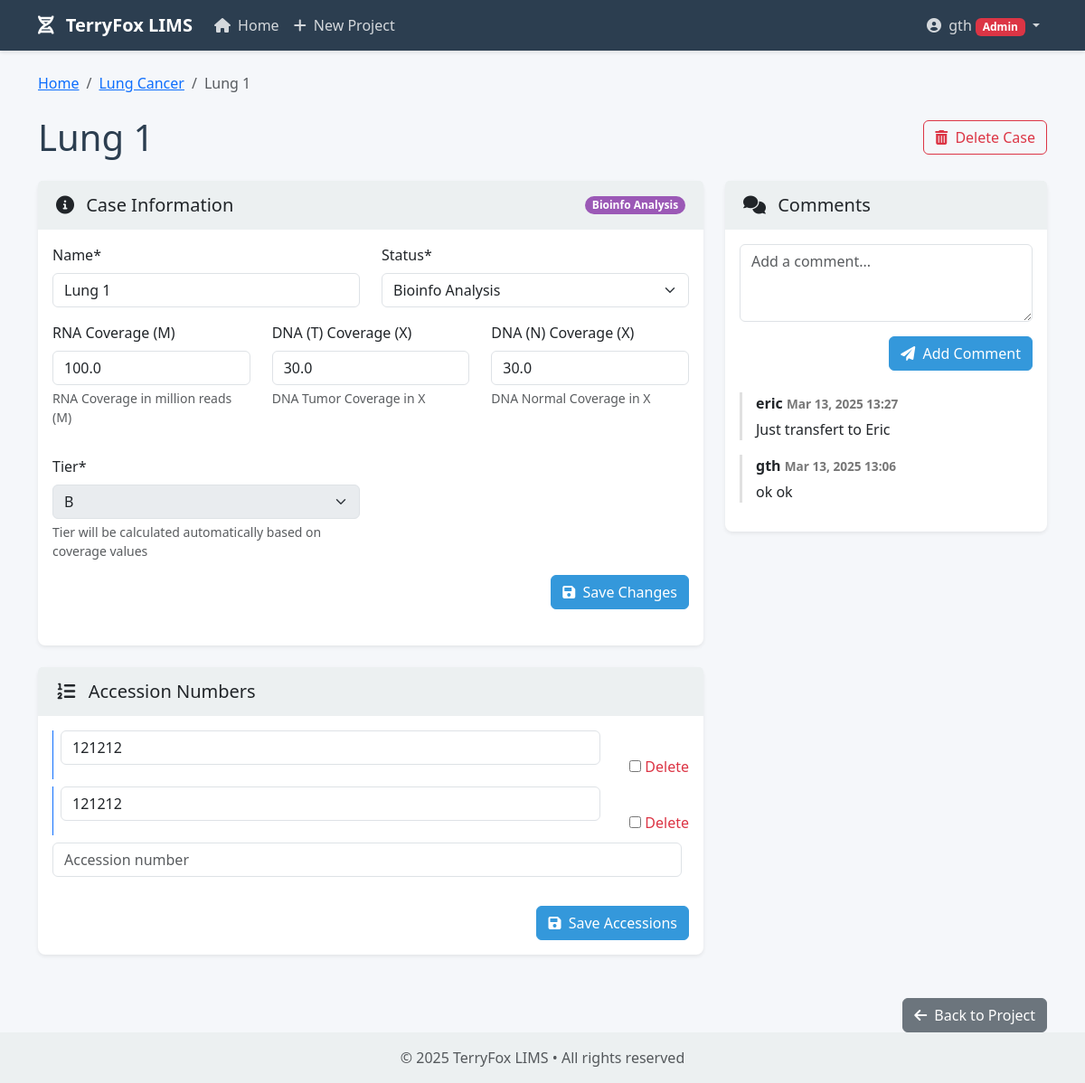
The app's page /cases/3/ (signed in) with its own data.
### core/models.py (models this page shows, shortened)
class Project(models.Model):
    name = models.CharField(max_length=255)
    description = models.TextField(blank=True)
    created_at = models.DateTimeField(auto_now_add=True)
    updated_at = models.DateTimeField(auto_now=True)
    created_by = models.ForeignKey(User, on_delete=models.CASCADE, related_name='created_projects')

class Case(models.Model):
    STATUS_SEQUENCED = 'sequenced'
    STATUS_TRANSFERRED = 'transferred_to_nfl'
    STATUS_BIOINFO = 'bioinfo_analysis'
    STATUS_COMPLETED = 'completed'
    STATUS_CHOICES = [
        (STATUS_SEQUENCED, _('Sequenced')),
        (STATUS_TRANSFERRED, _('Transferred to NFL')),
        (STATUS_BIOINFO, _('Bioinfo Analysis')),
        (STATUS_COMPLETED, _('Completed')),
    ]
    TIER_A = 'A'
    TIER_B = 'B'
    TIER_FA = 'FAIL'
    TIER_CHOICES = [
        (TIER_A, _('A')),
        (TIER_B, _('B')),
        (TIER_FA, _('FAIL')),
    ]
    project = models.ForeignKey(Project, on_delete=models.CASCADE, related_name='cases')
    name = models.CharField(max_length=255)
    status = models.CharField(max_length=50, choices=STATUS_CHOICES, default=STATUS_SEQUENCED)
    rna_coverage = models.FloatField(null=True, blank=True, verbose_name=_('RNA Coverage (M)'))
    dna_t_coverage = models.FloatField(null=True, blank=True, verbose_name=_('DNA (T) Coverage (X)'))
    dna_n_coverage = models.FloatField(null=True, blank=True, verbose_name=_('DNA (N) Coverage (X)'))
    tier = models.CharField(max_length=4, choices=TIER_CHOICES, default=TIER_A)
    created_at = models.DateTimeField(auto_now_add=True)
    updated_at = models.DateTimeField(auto_now=True)

class Comment(models.Model):
    case = models.ForeignKey(Case, on_delete=models.CASCADE, related_name='comments')
    text = models.TextField()
    user = models.ForeignKey(User, on_delete=models.CASCADE)
    created_at = models.DateTimeField(auto_now_add=True)

### core/views.py (the view, shortened to what this page needs)
# urls.py: path('cases/<int:case_id>/', views.case_detail, name='case_detail'),
@login_required
def case_detail(request, case_id):
    case = get_object_or_404(Case, id=case_id)
    comments = case.comments.all().order_by('-created_at')
    accessions = case.accessions.all()
    can_edit = request.user.groups.filter(name='Bioinformatician').exists() or request.user.is_superuser
    comment_form = None
    case_form = None
    accession_formset = None
    if can_edit:
        if comment_form is None:
            comment_form = CommentForm()
        if case_form is None:
            case_form = CaseForm(instance=case)
        if accession_formset is None:
            accession_formset = AccessionFormSet(instance=case)
    return render(request, 'core/case_detail.html', {
        'case': case,
        'project': case.project,
        'comments': comments,
        'accessions': accessions,
        'can_edit': can_edit,
        'comment_form': comment_form,
        'case_form': case_form,
        'accession_formset': accession_formset,
    })

### core/forms.py
class CommentForm(forms.ModelForm):
    class Meta:
        model = Comment
        fields = ['text']
        widgets = {
            'text': forms.Textarea(attrs={'class': 'form-control', 'rows': 3, 'placeholder': _('Add a comment...')}),
        }
        labels = {
            'text': '',
        }

### templates/core/case_detail.html (shortened to what this page needs)
{% extends 'base.html' %}
{% load crispy_forms_tags %}
{% block content %}
<nav aria-label="breadcrumb" class="mb-4">
    <ol class="breadcrumb">
        <li class="breadcrumb-item"><a href="{% url 'home' %}">Home</a></li>
        <li class="breadcrumb-item"><a href="{% url 'project_detail' project_id=project.id %}">{{ project.name }}</a></li>
        <li class="breadcrumb-item active">{{ case.name }}</li>
    </ol>
</nav>
<div class="d-flex justify-content-between align-items-center mb-4">
    <h1 class="mb-0">{{ case.name }}</h1>
    <div>
        {% if can_edit %}
        <a href="{% url 'case_delete' case_id=case.id %}" class="btn btn-outline-danger">
            <i class="fas fa-trash-alt me-1"></i> Delete Case
        </a>
        {% endif %}
    </div>
</div>
<div class="row">
    <div class="col-lg-8 mb-4">
        <div class="card shadow-sm mb-4">
            <div class="card-header">
                <div class="d-flex justify-content-between align-items-center">
                    <h5 class="mb-0"><i class="fas fa-info-circle me-2"></i> Case Information</h5>
                    <span class="badge badge-{{ case.status }} rounded-pill">{{ case.get_status_display }}</span>
                </div>
            </div>
            <div class="card-body">
                {% if can_edit %}
                <form method="post" class="mb-4">
                    <div class="row">
                        <div class="col-md-6">
                            {{ case_form.name|as_crispy_field }}
                        </div>
                        <div class="col-md-6">
                            {{ case_form.status|as_crispy_field }}
                        </div>
                    </div>
                    <div class="row mb-3">
                        <div class="col-md-4">
                            {{ case_form.rna_coverage|as_crispy_field }}
                        </div>
                        <div class="col-md-4">
                            {{ case_form.dna_t_coverage|as_crispy_field }}
                        </div>
                        <div class="col-md-4">
                            {{ case_form.dna_n_coverage|as_crispy_field }}
                        </div>
                    </div>
                    <div class="row">
                        <div class="col-md-6">
                            {{ case_form.tier|as_crispy_field }}
                        </div>
                    </div>
                    <div class="text-end">
                        <button type="submit" class="btn btn-primary">
                            <i class="fas fa-save me-1"></i> Save Changes
                        </button>
                    </div>
                </form>
                {% endif %}
            </div>
        </div>
        <div class="card shadow-sm mb-4">
            <div class="card-header">
                <h5 class="mb-0"><i class="fas fa-list-ol me-2"></i> Accession Numbers</h5>
            </div>
            <div class="card-body">
                {% if can_edit %}
                <form method="post">
                    <div id="accession-forms">
                        {% for form in accession_formset %}
                            <div class="accession-form mb-2 {% if form.instance.pk %}border-start border-primary ps-2{% endif %}">
                                <div class="d-flex">
                                    <div class="flex-grow-1">
                                        {{ form.accession_number|as_crispy_field }}
                                    </div>
                                    <div class="ms-2 d-flex align-items-end">
                                        {% if form.instance.pk %}
                                        <div class="form-check">
                                            {{ form.DELETE }}
                                            <label class="form-check-label text-danger" for="{{ form.DELETE.id_for_label }}">
                                                Delete
                                            </label>
                                        </div>
                                        {% endif %}
                                    </div>
                                </div>
                            </div>
                        {% endfor %}
                    </div>
                    <div class="text-end mt-3">
                        <button type="submit" class="btn btn-primary">
                            <i class="fas fa-save me-1"></i> Save Accessions
                        </button>
                    </div>
                </form>
                {% endif %}
            </div>
        </div>
    </div>
    <div class="col-lg-4 mb-4">
        <div class="card shadow-sm mb-4">
            <div class="card-header">
                <h5 class="mb-0"><i class="fas fa-comments me-2"></i> Comments</h5>
            </div>
            <div class="card-body">
                {% if can_edit %}
                <form method="post" class="mb-4">
                    {{ comment_form|crispy }}
                    <div class="text-end">
                        <button type="submit" class="btn btn-primary">
                            <i class="fas fa-paper-plane me-1"></i> Add Comment
                        </button>
                    </div>
                </form>
                {% endif %}
                <div class="comments-container">
                    {% if comments %}
                        {% for comment in comments %}
                        <div class="comment mb-3">
                            <div class="comment-header">
                                <span>{{ comment.user.get_full_name|default:comment.user.username }}</span>
                                <span class="comment-time">{{ comment.created_at|date:"M d, Y H:i" }}</span>
                            </div>
                            <div class="comment-body">
                                {{ comment.text|linebreaks }}
                            </div>
                        </div>
                        {% endfor %}
                    {% else %}
                        <p class="text-muted">No comments yet.</p>
                    {% endif %}
                </div>
            </div>
        </div>
    </div>
</div>
<div class="text-end">
    <a href="{% url 'project_detail' project_id=project.id %}" class="btn btn-secondary">
        <i class="fas fa-arrow-left me-1"></i> Back to Project
    </a>
</div>
{% endblock %}

### templates/base.html (shortened to what this page needs)
<!DOCTYPE html>
<html lang="en">
<head>
    <link href="https://cdn.jsdelivr.net/npm/bootstrap@5.3.0/dist/css/bootstrap.min.css" rel="stylesheet">
    <link rel="stylesheet" href="https://cdnjs.cloudflare.com/ajax/libs/font-awesome/6.0.0/css/all.min.css">
</head>
<body>
    <nav class="navbar navbar-expand-lg navbar-dark bg-dark mb-4">
        <div class="container">
            <a class="navbar-brand" href="{% url 'home' %}">
                <i class="fas fa-dna me-2"></i> TerryFox LIMS
            </a>
            <div class="collapse navbar-collapse" id="navbarNav">
                <ul class="navbar-nav me-auto">
                    <li class="nav-item">
                        <a class="nav-link" href="{% url 'home' %}">
                            <i class="fas fa-home me-1"></i> Home
                        </a>
                    </li>
                    {% if user.is_superuser or user.groups.all.0.name == 'Bioinformatician' %}
                    <li class="nav-item">
                        <a class="nav-link" href="{% url 'project_create' %}">
                            <i class="fas fa-plus me-1"></i> New Project
                        </a>
                    </li>
                    {% endif %}
                </ul>
                <ul class="navbar-nav">
                    {% if user.is_authenticated %}
                    <li class="nav-item dropdown">
                        <a class="nav-link dropdown-toggle" href="#" id="userDropdown" role="button" data-bs-toggle="dropdown">
                            <i class="fas fa-user-circle me-1"></i> {{ user.username }}
                            {% if user.is_superuser %}
                                <span class="badge bg-danger">Admin</span>
                            {% elif user.groups.all.0.name == 'PI' %}
                                <span class="badge bg-primary">PI (View Only)</span>
                            {% elif user.groups.all.0.name == 'Bioinformatician' %}
                                <span class="badge bg-success">Bioinformatician (CRUD)</span>
                            {% endif %}
                        </a>
                    </li>
                    {% else %}
                    <li class="nav-item">
                        <a class="nav-link" href="{% url 'login' %}">
                            <i class="fas fa-sign-in-alt me-1"></i> Login
                        </a>
                    </li>
                    {% endif %}
                </ul>
            </div>
        </div>
    </nav>
    <div class="container">
        {% block content %}{% endblock %}
    </div>
    <footer class="footer mt-auto py-3">
        <div class="container text-center">
            <span class="text-muted">© {% now "Y" %} TerryFox LIMS • All rights reserved</span>
        </div>
    </footer>
</body>
</html>

### templates/base.html (style rules this page uses)
:root { --primary-color: #2c3e50; --secondary-color: #3498db; --accent-color: #e74c3c; --light-color: #ecf0f1; --dark-color: #2c3e50; }
body { font-family: 'Segoe UI', Tahoma, Geneva, Verdana, sans-serif; background-color: #f5f7fa; color: var(--dark-color); }
.navbar { background-color: var(--primary-color) !important; box-shadow: 0 2px 4px rgba(0, 0, 0, 0.1); }
.navbar-brand { font-weight: bold; color: white !important; }
.nav-link { color: rgba(255, 255, 255, 0.8) !important; transition: color 0.3s; }
.card { border: none; border-radius: 8px; box-shadow: 0 4px 8px rgba(0, 0, 0, 0.1); transition: transform 0.3s, box-shadow 0.3s; margin-bottom: 20px; }
.card-header { background-color: var(--light-color); border-bottom: none; font-weight: bold; padding: 15px 20px; }
.btn-primary { background-color: var(--secondary-color); border-color: var(--secondary-color); }
.footer { background-color: var(--light-color); padding: 20px 0; margin-top: 40px; }
.badge-bioinfo_analysis { background-color: #9b59b6; color: white; }
.comment { border-left: 3px solid #e0e0e0; padding-left: 15px; margin-bottom: 15px; }
.comment-header { font-weight: bold; margin-bottom: 5px; }
.comment-time { font-size: 0.85rem; color: #777; }

### records on screen
Project: name "Lung Cancer"
Case: name "Lung 1", status "Bioinfo Analysis", rna_coverage "100.0", dna_t_coverage "30.0", dna_n_coverage "30.0", tier "B"
Comment: user.get_full_name "eric", created_at "Mar 13, 2025 13:27", text "Just transfert to Eric"
Comment: user.get_full_name "gth", created_at "Mar 13, 2025 13:06", text "ok ok"

### other values on screen
{{ user.username }} "gth"
